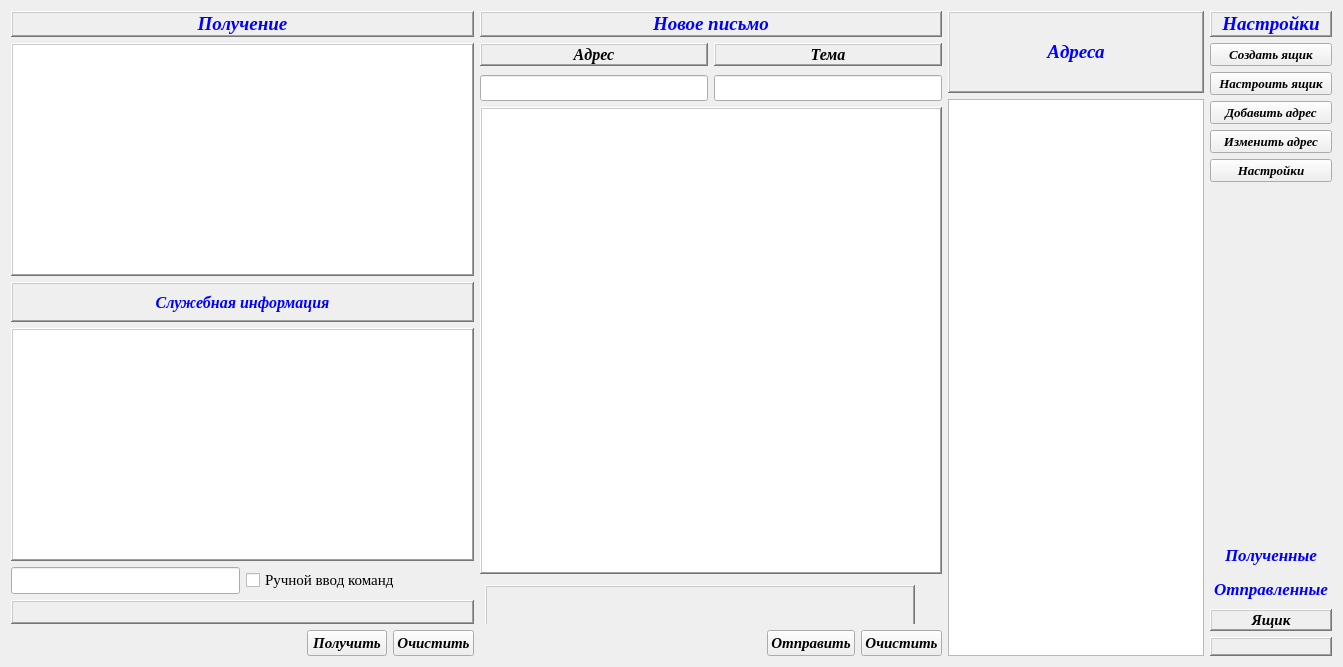
<?xml version="1.0" encoding="UTF-8"?>
<ui version="4.0">
 <class>PostClass</class>
 <widget class="QWidget" name="PostClass">
  <property name="geometry">
   <rect>
    <x>0</x>
    <y>0</y>
    <width>1343</width>
    <height>667</height>
   </rect>
  </property>
  <property name="minimumSize">
   <size>
    <width>0</width>
    <height>0</height>
   </size>
  </property>
  <property name="cursor">
   <cursorShape>ArrowCursor</cursorShape>
  </property>
  <property name="windowTitle">
   <string>Почтовик</string>
  </property>
  <property name="windowIcon">
   <iconset>
    <normaloff>icon2.png</normaloff>icon2.png</iconset>
  </property>
  <layout class="QHBoxLayout" name="horizontalLayout_4">
   <item>
    <layout class="QVBoxLayout" name="verticalLayout_2">
     <item>
      <widget class="QLabel" name="plblRec">
       <property name="sizePolicy">
        <sizepolicy hsizetype="Preferred" vsizetype="Maximum">
         <horstretch>0</horstretch>
         <verstretch>0</verstretch>
        </sizepolicy>
       </property>
       <property name="minimumSize">
        <size>
         <width>0</width>
         <height>0</height>
        </size>
       </property>
       <property name="styleSheet">
        <string notr="true">font: bold oblique 14pt Times; color: blue;</string>
       </property>
       <property name="frameShape">
        <enum>QFrame::WinPanel</enum>
       </property>
       <property name="frameShadow">
        <enum>QFrame::Raised</enum>
       </property>
       <property name="lineWidth">
        <number>6</number>
       </property>
       <property name="text">
        <string>Получение</string>
       </property>
       <property name="alignment">
        <set>Qt::AlignCenter</set>
       </property>
      </widget>
     </item>
     <item>
      <widget class="QTextEdit" name="m_ptxtReceiver">
       <property name="sizePolicy">
        <sizepolicy hsizetype="Preferred" vsizetype="Preferred">
         <horstretch>0</horstretch>
         <verstretch>0</verstretch>
        </sizepolicy>
       </property>
       <property name="minimumSize">
        <size>
         <width>0</width>
         <height>0</height>
        </size>
       </property>
       <property name="styleSheet">
        <string notr="true">font: oblique 12pt Times; color: black;</string>
       </property>
       <property name="frameShape">
        <enum>QFrame::WinPanel</enum>
       </property>
       <property name="frameShadow">
        <enum>QFrame::Raised</enum>
       </property>
       <property name="lineWidth">
        <number>7</number>
       </property>
       <property name="readOnly">
        <bool>true</bool>
       </property>
      </widget>
     </item>
     <item>
      <widget class="QLabel" name="plblSender">
       <property name="sizePolicy">
        <sizepolicy hsizetype="Preferred" vsizetype="Maximum">
         <horstretch>0</horstretch>
         <verstretch>0</verstretch>
        </sizepolicy>
       </property>
       <property name="minimumSize">
        <size>
         <width>0</width>
         <height>40</height>
        </size>
       </property>
       <property name="styleSheet">
        <string notr="true">font: bold oblique 12pt Times; color: blue;</string>
       </property>
       <property name="frameShape">
        <enum>QFrame::WinPanel</enum>
       </property>
       <property name="frameShadow">
        <enum>QFrame::Raised</enum>
       </property>
       <property name="lineWidth">
        <number>6</number>
       </property>
       <property name="text">
        <string>Служебная информация</string>
       </property>
       <property name="alignment">
        <set>Qt::AlignCenter</set>
       </property>
      </widget>
     </item>
     <item>
      <widget class="QTextEdit" name="m_ptxtSender">
       <property name="sizePolicy">
        <sizepolicy hsizetype="Preferred" vsizetype="Preferred">
         <horstretch>0</horstretch>
         <verstretch>0</verstretch>
        </sizepolicy>
       </property>
       <property name="minimumSize">
        <size>
         <width>0</width>
         <height>0</height>
        </size>
       </property>
       <property name="styleSheet">
        <string notr="true">font: 9pt Arial; color: black;</string>
       </property>
       <property name="frameShape">
        <enum>QFrame::WinPanel</enum>
       </property>
       <property name="frameShadow">
        <enum>QFrame::Raised</enum>
       </property>
       <property name="lineWidth">
        <number>6</number>
       </property>
       <property name="readOnly">
        <bool>true</bool>
       </property>
      </widget>
     </item>
     <item>
      <layout class="QHBoxLayout" name="horizontalLayout_3">
       <item>
        <widget class="QLineEdit" name="m_pinput_comServer">
         <property name="sizePolicy">
          <sizepolicy hsizetype="Preferred" vsizetype="Maximum">
           <horstretch>0</horstretch>
           <verstretch>0</verstretch>
          </sizepolicy>
         </property>
         <property name="styleSheet">
          <string notr="true">font: 12pt Times; color: black;</string>
         </property>
        </widget>
       </item>
       <item>
        <widget class="QCheckBox" name="m_pCheckBox">
         <property name="sizePolicy">
          <sizepolicy hsizetype="Preferred" vsizetype="Maximum">
           <horstretch>0</horstretch>
           <verstretch>0</verstretch>
          </sizepolicy>
         </property>
         <property name="styleSheet">
          <string notr="true">font: 11pt Times; color: black;</string>
         </property>
         <property name="text">
          <string>Ручной ввод команд</string>
         </property>
        </widget>
       </item>
      </layout>
     </item>
     <item>
      <widget class="QLabel" name="m_pinfoReceive">
       <property name="sizePolicy">
        <sizepolicy hsizetype="Preferred" vsizetype="Maximum">
         <horstretch>0</horstretch>
         <verstretch>0</verstretch>
        </sizepolicy>
       </property>
       <property name="styleSheet">
        <string notr="true">font: bold oblique 13pt Times; color: red;</string>
       </property>
       <property name="frameShape">
        <enum>QFrame::WinPanel</enum>
       </property>
       <property name="frameShadow">
        <enum>QFrame::Raised</enum>
       </property>
       <property name="lineWidth">
        <number>6</number>
       </property>
       <property name="text">
        <string/>
       </property>
       <property name="alignment">
        <set>Qt::AlignCenter</set>
       </property>
       <property name="margin">
        <number>3</number>
       </property>
      </widget>
     </item>
     <item>
      <layout class="QHBoxLayout" name="horizontalLayout_2">
       <item>
        <spacer name="horizontalSpacer">
         <property name="orientation">
          <enum>Qt::Horizontal</enum>
         </property>
         <property name="sizeHint" stdset="0">
          <size>
           <width>40</width>
           <height>20</height>
          </size>
         </property>
        </spacer>
       </item>
       <item>
        <widget class="QPushButton" name="pcmd_receive">
         <property name="sizePolicy">
          <sizepolicy hsizetype="Preferred" vsizetype="Fixed">
           <horstretch>0</horstretch>
           <verstretch>0</verstretch>
          </sizepolicy>
         </property>
         <property name="cursor">
          <cursorShape>PointingHandCursor</cursorShape>
         </property>
         <property name="styleSheet">
          <string notr="true">font: bold oblique 11pt Times; color: black;</string>
         </property>
         <property name="text">
          <string>Получить</string>
         </property>
        </widget>
       </item>
       <item>
        <widget class="QPushButton" name="pcmd_clearreceive">
         <property name="sizePolicy">
          <sizepolicy hsizetype="Preferred" vsizetype="Fixed">
           <horstretch>0</horstretch>
           <verstretch>0</verstretch>
          </sizepolicy>
         </property>
         <property name="cursor">
          <cursorShape>PointingHandCursor</cursorShape>
         </property>
         <property name="styleSheet">
          <string notr="true">font: bold oblique 11pt Times; color: black;</string>
         </property>
         <property name="text">
          <string>Очистить</string>
         </property>
        </widget>
       </item>
      </layout>
     </item>
    </layout>
   </item>
   <item>
    <layout class="QVBoxLayout" name="verticalLayout_5">
     <item>
      <widget class="QLabel" name="plblMessage">
       <property name="sizePolicy">
        <sizepolicy hsizetype="Preferred" vsizetype="Maximum">
         <horstretch>0</horstretch>
         <verstretch>0</verstretch>
        </sizepolicy>
       </property>
       <property name="minimumSize">
        <size>
         <width>0</width>
         <height>0</height>
        </size>
       </property>
       <property name="styleSheet">
        <string notr="true">font: bold oblique 14pt Times; color: blue;</string>
       </property>
       <property name="frameShape">
        <enum>QFrame::WinPanel</enum>
       </property>
       <property name="frameShadow">
        <enum>QFrame::Raised</enum>
       </property>
       <property name="lineWidth">
        <number>6</number>
       </property>
       <property name="text">
        <string>Новое письмо</string>
       </property>
       <property name="alignment">
        <set>Qt::AlignCenter</set>
       </property>
      </widget>
     </item>
     <item>
      <layout class="QGridLayout" name="gridLayout">
       <property name="verticalSpacing">
        <number>9</number>
       </property>
       <item row="2" column="0">
        <widget class="QLineEdit" name="m_pTo">
         <property name="sizePolicy">
          <sizepolicy hsizetype="Preferred" vsizetype="Preferred">
           <horstretch>0</horstretch>
           <verstretch>0</verstretch>
          </sizepolicy>
         </property>
         <property name="styleSheet">
          <string notr="true">font: bold oblique 11pt Times; color: black;</string>
         </property>
        </widget>
       </item>
       <item row="2" column="1">
        <widget class="QLineEdit" name="m_pSubject">
         <property name="sizePolicy">
          <sizepolicy hsizetype="Preferred" vsizetype="Preferred">
           <horstretch>0</horstretch>
           <verstretch>0</verstretch>
          </sizepolicy>
         </property>
         <property name="styleSheet">
          <string notr="true">font: bold oblique 11pt Times; color: black;</string>
         </property>
        </widget>
       </item>
       <item row="0" column="0">
        <widget class="QLabel" name="to">
         <property name="sizePolicy">
          <sizepolicy hsizetype="Preferred" vsizetype="Preferred">
           <horstretch>0</horstretch>
           <verstretch>0</verstretch>
          </sizepolicy>
         </property>
         <property name="styleSheet">
          <string notr="true">font: bold oblique 12pt Times; color: black;</string>
         </property>
         <property name="frameShape">
          <enum>QFrame::WinPanel</enum>
         </property>
         <property name="frameShadow">
          <enum>QFrame::Raised</enum>
         </property>
         <property name="lineWidth">
          <number>6</number>
         </property>
         <property name="text">
          <string>Адрес</string>
         </property>
         <property name="alignment">
          <set>Qt::AlignCenter</set>
         </property>
        </widget>
       </item>
       <item row="0" column="1">
        <widget class="QLabel" name="subject">
         <property name="sizePolicy">
          <sizepolicy hsizetype="Preferred" vsizetype="Preferred">
           <horstretch>0</horstretch>
           <verstretch>0</verstretch>
          </sizepolicy>
         </property>
         <property name="styleSheet">
          <string notr="true">font: bold oblique 12pt Times; color: black;</string>
         </property>
         <property name="frameShape">
          <enum>QFrame::WinPanel</enum>
         </property>
         <property name="frameShadow">
          <enum>QFrame::Raised</enum>
         </property>
         <property name="lineWidth">
          <number>6</number>
         </property>
         <property name="text">
          <string>Тема</string>
         </property>
         <property name="alignment">
          <set>Qt::AlignCenter</set>
         </property>
        </widget>
       </item>
      </layout>
     </item>
     <item>
      <widget class="QTextEdit" name="m_ptxtMessage">
       <property name="sizePolicy">
        <sizepolicy hsizetype="Preferred" vsizetype="Expanding">
         <horstretch>0</horstretch>
         <verstretch>0</verstretch>
        </sizepolicy>
       </property>
       <property name="minimumSize">
        <size>
         <width>0</width>
         <height>0</height>
        </size>
       </property>
       <property name="styleSheet">
        <string notr="true">font: oblique 14pt Times; color: black;</string>
       </property>
       <property name="frameShape">
        <enum>QFrame::WinPanel</enum>
       </property>
       <property name="frameShadow">
        <enum>QFrame::Raised</enum>
       </property>
       <property name="lineWidth">
        <number>7</number>
       </property>
      </widget>
     </item>
     <item>
      <widget class="QStackedWidget" name="stackedWidget">
       <property name="sizePolicy">
        <sizepolicy hsizetype="Preferred" vsizetype="Maximum">
         <horstretch>0</horstretch>
         <verstretch>0</verstretch>
        </sizepolicy>
       </property>
       <property name="frameShape">
        <enum>QFrame::NoFrame</enum>
       </property>
       <property name="frameShadow">
        <enum>QFrame::Raised</enum>
       </property>
       <property name="lineWidth">
        <number>6</number>
       </property>
       <property name="currentIndex">
        <number>1</number>
       </property>
       <widget class="QWidget" name="ProgressBar">
        <layout class="QVBoxLayout" name="verticalLayout_4">
         <item>
          <widget class="QProgressBar" name="progressBar">
           <property name="value">
            <number>5</number>
           </property>
           <property name="invertedAppearance">
            <bool>false</bool>
           </property>
           <property name="textDirection">
            <enum>QProgressBar::TopToBottom</enum>
           </property>
          </widget>
         </item>
        </layout>
       </widget>
       <widget class="QWidget" name="infoSend">
        <widget class="QLabel" name="m_pinfoSend">
         <property name="geometry">
          <rect>
           <x>5</x>
           <y>5</y>
           <width>430</width>
           <height>41</height>
          </rect>
         </property>
         <property name="sizePolicy">
          <sizepolicy hsizetype="Preferred" vsizetype="Expanding">
           <horstretch>0</horstretch>
           <verstretch>0</verstretch>
          </sizepolicy>
         </property>
         <property name="styleSheet">
          <string notr="true">font: bold oblique 13pt Times; color: red;</string>
         </property>
         <property name="frameShape">
          <enum>QFrame::WinPanel</enum>
         </property>
         <property name="frameShadow">
          <enum>QFrame::Raised</enum>
         </property>
         <property name="lineWidth">
          <number>6</number>
         </property>
         <property name="text">
          <string/>
         </property>
         <property name="alignment">
          <set>Qt::AlignCenter</set>
         </property>
         <property name="margin">
          <number>3</number>
         </property>
        </widget>
       </widget>
      </widget>
     </item>
     <item>
      <layout class="QHBoxLayout" name="horizontalLayout">
       <item>
        <spacer name="horizontalSpacer_2">
         <property name="orientation">
          <enum>Qt::Horizontal</enum>
         </property>
         <property name="sizeHint" stdset="0">
          <size>
           <width>40</width>
           <height>20</height>
          </size>
         </property>
        </spacer>
       </item>
       <item>
        <widget class="QPushButton" name="pcmd_send">
         <property name="sizePolicy">
          <sizepolicy hsizetype="Preferred" vsizetype="Fixed">
           <horstretch>0</horstretch>
           <verstretch>0</verstretch>
          </sizepolicy>
         </property>
         <property name="cursor">
          <cursorShape>PointingHandCursor</cursorShape>
         </property>
         <property name="styleSheet">
          <string notr="true">font: bold oblique 11pt Times; color: black;</string>
         </property>
         <property name="text">
          <string>Отправить</string>
         </property>
        </widget>
       </item>
       <item>
        <widget class="QPushButton" name="pcmd_clearsend">
         <property name="sizePolicy">
          <sizepolicy hsizetype="Preferred" vsizetype="Fixed">
           <horstretch>0</horstretch>
           <verstretch>0</verstretch>
          </sizepolicy>
         </property>
         <property name="cursor">
          <cursorShape>PointingHandCursor</cursorShape>
         </property>
         <property name="styleSheet">
          <string notr="true">font: bold oblique 11pt Times; color: black;</string>
         </property>
         <property name="text">
          <string>Очистить</string>
         </property>
        </widget>
       </item>
      </layout>
     </item>
    </layout>
   </item>
   <item>
    <layout class="QVBoxLayout" name="verticalLayout_3">
     <item>
      <widget class="QLabel" name="plblAddress">
       <property name="sizePolicy">
        <sizepolicy hsizetype="Preferred" vsizetype="Maximum">
         <horstretch>0</horstretch>
         <verstretch>0</verstretch>
        </sizepolicy>
       </property>
       <property name="minimumSize">
        <size>
         <width>0</width>
         <height>82</height>
        </size>
       </property>
       <property name="styleSheet">
        <string notr="true">font: bold oblique 14pt Times; color: blue;</string>
       </property>
       <property name="frameShape">
        <enum>QFrame::WinPanel</enum>
       </property>
       <property name="frameShadow">
        <enum>QFrame::Raised</enum>
       </property>
       <property name="lineWidth">
        <number>6</number>
       </property>
       <property name="text">
        <string>Адреса</string>
       </property>
       <property name="alignment">
        <set>Qt::AlignCenter</set>
       </property>
      </widget>
     </item>
     <item>
      <widget class="QListWidget" name="m_pListAddress">
       <property name="sizePolicy">
        <sizepolicy hsizetype="Preferred" vsizetype="Preferred">
         <horstretch>0</horstretch>
         <verstretch>0</verstretch>
        </sizepolicy>
       </property>
       <property name="cursor" stdset="0">
        <cursorShape>PointingHandCursor</cursorShape>
       </property>
       <property name="styleSheet">
        <string notr="true">font: oblique bold 13pt Times; color: black;</string>
       </property>
       <property name="iconSize">
        <size>
         <width>124</width>
         <height>152</height>
        </size>
       </property>
       <property name="viewMode">
        <enum>QListView::IconMode</enum>
       </property>
      </widget>
     </item>
    </layout>
   </item>
   <item>
    <layout class="QVBoxLayout" name="verticalLayout">
     <item>
      <widget class="QLabel" name="plblSettings">
       <property name="sizePolicy">
        <sizepolicy hsizetype="Preferred" vsizetype="Maximum">
         <horstretch>0</horstretch>
         <verstretch>0</verstretch>
        </sizepolicy>
       </property>
       <property name="minimumSize">
        <size>
         <width>0</width>
         <height>0</height>
        </size>
       </property>
       <property name="font">
        <font>
         <family>Times</family>
         <pointsize>14</pointsize>
         <weight>75</weight>
         <italic>true</italic>
         <bold>true</bold>
        </font>
       </property>
       <property name="styleSheet">
        <string notr="true">font: bold oblique 14pt Times; color: blue;</string>
       </property>
       <property name="frameShape">
        <enum>QFrame::WinPanel</enum>
       </property>
       <property name="frameShadow">
        <enum>QFrame::Raised</enum>
       </property>
       <property name="lineWidth">
        <number>6</number>
       </property>
       <property name="text">
        <string>Настройки</string>
       </property>
       <property name="alignment">
        <set>Qt::AlignCenter</set>
       </property>
      </widget>
     </item>
     <item>
      <widget class="QPushButton" name="pbuttonCreateAccount">
       <property name="sizePolicy">
        <sizepolicy hsizetype="Preferred" vsizetype="Fixed">
         <horstretch>0</horstretch>
         <verstretch>0</verstretch>
        </sizepolicy>
       </property>
       <property name="cursor">
        <cursorShape>PointingHandCursor</cursorShape>
       </property>
       <property name="styleSheet">
        <string notr="true">font: bold oblique 10pt Times; color: black;</string>
       </property>
       <property name="text">
        <string>Создать ящик</string>
       </property>
      </widget>
     </item>
     <item>
      <widget class="QPushButton" name="pbuttonSettingsAccount">
       <property name="sizePolicy">
        <sizepolicy hsizetype="Preferred" vsizetype="Fixed">
         <horstretch>0</horstretch>
         <verstretch>0</verstretch>
        </sizepolicy>
       </property>
       <property name="cursor">
        <cursorShape>PointingHandCursor</cursorShape>
       </property>
       <property name="styleSheet">
        <string notr="true">font: bold oblique 10pt Times; color: black;</string>
       </property>
       <property name="text">
        <string>Настроить ящик</string>
       </property>
      </widget>
     </item>
     <item>
      <widget class="QPushButton" name="pbuttonCreateAddress">
       <property name="sizePolicy">
        <sizepolicy hsizetype="Preferred" vsizetype="Fixed">
         <horstretch>0</horstretch>
         <verstretch>0</verstretch>
        </sizepolicy>
       </property>
       <property name="cursor">
        <cursorShape>PointingHandCursor</cursorShape>
       </property>
       <property name="styleSheet">
        <string notr="true">font: bold oblique 10pt Times; color: black;</string>
       </property>
       <property name="text">
        <string>Добавить адрес</string>
       </property>
      </widget>
     </item>
     <item>
      <widget class="QPushButton" name="pbuttonSettingsAddress">
       <property name="sizePolicy">
        <sizepolicy hsizetype="Preferred" vsizetype="Fixed">
         <horstretch>0</horstretch>
         <verstretch>0</verstretch>
        </sizepolicy>
       </property>
       <property name="cursor">
        <cursorShape>PointingHandCursor</cursorShape>
       </property>
       <property name="styleSheet">
        <string notr="true">font: bold oblique 10pt Times; color: black;</string>
       </property>
       <property name="text">
        <string>Изменить адрес</string>
       </property>
      </widget>
     </item>
     <item>
      <widget class="QPushButton" name="pbuttonSettings">
       <property name="sizePolicy">
        <sizepolicy hsizetype="Preferred" vsizetype="Fixed">
         <horstretch>0</horstretch>
         <verstretch>0</verstretch>
        </sizepolicy>
       </property>
       <property name="cursor">
        <cursorShape>PointingHandCursor</cursorShape>
       </property>
       <property name="styleSheet">
        <string notr="true">font: bold oblique 10pt Times; color: black;</string>
       </property>
       <property name="text">
        <string>Настройки</string>
       </property>
      </widget>
     </item>
     <item>
      <spacer name="verticalSpacer">
       <property name="orientation">
        <enum>Qt::Vertical</enum>
       </property>
       <property name="sizeHint" stdset="0">
        <size>
         <width>20</width>
         <height>40</height>
        </size>
       </property>
      </spacer>
     </item>
     <item>
      <widget class="QPushButton" name="pbuttonReceived">
       <property name="sizePolicy">
        <sizepolicy hsizetype="Preferred" vsizetype="Preferred">
         <horstretch>0</horstretch>
         <verstretch>0</verstretch>
        </sizepolicy>
       </property>
       <property name="cursor">
        <cursorShape>PointingHandCursor</cursorShape>
       </property>
       <property name="styleSheet">
        <string notr="true">font: bold oblique 13pt Times; color: blue;</string>
       </property>
       <property name="text">
        <string>Полученные</string>
       </property>
       <property name="flat">
        <bool>true</bool>
       </property>
      </widget>
     </item>
     <item>
      <widget class="QPushButton" name="pbuttonSend">
       <property name="sizePolicy">
        <sizepolicy hsizetype="Preferred" vsizetype="Preferred">
         <horstretch>0</horstretch>
         <verstretch>0</verstretch>
        </sizepolicy>
       </property>
       <property name="cursor">
        <cursorShape>PointingHandCursor</cursorShape>
       </property>
       <property name="styleSheet">
        <string notr="true">font: bold oblique 13pt Times; color: blue;</string>
       </property>
       <property name="text">
        <string>Отправленные</string>
       </property>
       <property name="flat">
        <bool>true</bool>
       </property>
      </widget>
     </item>
     <item>
      <widget class="QLabel" name="plblAccount_info">
       <property name="sizePolicy">
        <sizepolicy hsizetype="Preferred" vsizetype="Preferred">
         <horstretch>0</horstretch>
         <verstretch>0</verstretch>
        </sizepolicy>
       </property>
       <property name="styleSheet">
        <string notr="true">font: bold oblique 11pt Times; color: black;</string>
       </property>
       <property name="frameShape">
        <enum>QFrame::WinPanel</enum>
       </property>
       <property name="frameShadow">
        <enum>QFrame::Raised</enum>
       </property>
       <property name="lineWidth">
        <number>5</number>
       </property>
       <property name="text">
        <string>Ящик</string>
       </property>
       <property name="alignment">
        <set>Qt::AlignCenter</set>
       </property>
      </widget>
     </item>
     <item>
      <widget class="QLabel" name="m_pAccountInfo">
       <property name="sizePolicy">
        <sizepolicy hsizetype="Preferred" vsizetype="Preferred">
         <horstretch>0</horstretch>
         <verstretch>0</verstretch>
        </sizepolicy>
       </property>
       <property name="styleSheet">
        <string notr="true">font: bold oblique 10pt Times; color: black;</string>
       </property>
       <property name="frameShape">
        <enum>QFrame::WinPanel</enum>
       </property>
       <property name="frameShadow">
        <enum>QFrame::Raised</enum>
       </property>
       <property name="lineWidth">
        <number>5</number>
       </property>
       <property name="text">
        <string/>
       </property>
       <property name="alignment">
        <set>Qt::AlignCenter</set>
       </property>
       <property name="margin">
        <number>3</number>
       </property>
      </widget>
     </item>
    </layout>
   </item>
  </layout>
 </widget>
 <layoutdefault spacing="6" margin="11"/>
 <resources>
  <include location="post.qrc"/>
 </resources>
 <connections>
  <connection>
   <sender>pbuttonCreateAccount</sender>
   <signal>clicked()</signal>
   <receiver>PostClass</receiver>
   <slot>slotCreateAccount()</slot>
   <hints>
    <hint type="sourcelabel">
     <x>1250</x>
     <y>95</y>
    </hint>
    <hint type="destinationlabel">
     <x>1124</x>
     <y>187</y>
    </hint>
   </hints>
  </connection>
  <connection>
   <sender>pbuttonSettingsAccount</sender>
   <signal>clicked()</signal>
   <receiver>PostClass</receiver>
   <slot>slotCreateAccount()</slot>
   <hints>
    <hint type="sourcelabel">
     <x>1250</x>
     <y>141</y>
    </hint>
    <hint type="destinationlabel">
     <x>1124</x>
     <y>235</y>
    </hint>
   </hints>
  </connection>
  <connection>
   <sender>pbuttonCreateAddress</sender>
   <signal>clicked()</signal>
   <receiver>PostClass</receiver>
   <slot>slotCreateAddress()</slot>
   <hints>
    <hint type="sourcelabel">
     <x>1250</x>
     <y>187</y>
    </hint>
    <hint type="destinationlabel">
     <x>1124</x>
     <y>266</y>
    </hint>
   </hints>
  </connection>
  <connection>
   <sender>pbuttonSettingsAddress</sender>
   <signal>clicked()</signal>
   <receiver>PostClass</receiver>
   <slot>slotSettingsAddress()</slot>
   <hints>
    <hint type="sourcelabel">
     <x>1250</x>
     <y>233</y>
    </hint>
    <hint type="destinationlabel">
     <x>1124</x>
     <y>328</y>
    </hint>
   </hints>
  </connection>
  <connection>
   <sender>pbuttonSettings</sender>
   <signal>clicked()</signal>
   <receiver>PostClass</receiver>
   <slot>slotSettings()</slot>
   <hints>
    <hint type="sourcelabel">
     <x>1250</x>
     <y>279</y>
    </hint>
    <hint type="destinationlabel">
     <x>1124</x>
     <y>380</y>
    </hint>
   </hints>
  </connection>
  <connection>
   <sender>pbuttonReceived</sender>
   <signal>clicked()</signal>
   <receiver>PostClass</receiver>
   <slot>slotOutMessage()</slot>
   <hints>
    <hint type="sourcelabel">
     <x>1250</x>
     <y>548</y>
    </hint>
    <hint type="destinationlabel">
     <x>1124</x>
     <y>615</y>
    </hint>
   </hints>
  </connection>
  <connection>
   <sender>pbuttonSend</sender>
   <signal>clicked()</signal>
   <receiver>PostClass</receiver>
   <slot>slotOutMessage()</slot>
   <hints>
    <hint type="sourcelabel">
     <x>1250</x>
     <y>601</y>
    </hint>
    <hint type="destinationlabel">
     <x>1124</x>
     <y>615</y>
    </hint>
   </hints>
  </connection>
  <connection>
   <sender>pcmd_receive</sender>
   <signal>clicked()</signal>
   <receiver>PostClass</receiver>
   <slot>slotReceiveMessage()</slot>
   <hints>
    <hint type="sourcelabel">
     <x>93</x>
     <y>675</y>
    </hint>
    <hint type="destinationlabel">
     <x>77</x>
     <y>615</y>
    </hint>
   </hints>
  </connection>
  <connection>
   <sender>pcmd_clearreceive</sender>
   <signal>clicked()</signal>
   <receiver>PostClass</receiver>
   <slot>slotClear()</slot>
   <hints>
    <hint type="sourcelabel">
     <x>254</x>
     <y>675</y>
    </hint>
    <hint type="destinationlabel">
     <x>457</x>
     <y>615</y>
    </hint>
   </hints>
  </connection>
  <connection>
   <sender>m_pinput_comServer</sender>
   <signal>returnPressed()</signal>
   <receiver>PostClass</receiver>
   <slot>slotSendToServer()</slot>
   <hints>
    <hint type="sourcelabel">
     <x>130</x>
     <y>546</y>
    </hint>
    <hint type="destinationlabel">
     <x>250</x>
     <y>615</y>
    </hint>
   </hints>
  </connection>
  <connection>
   <sender>pcmd_clearsend</sender>
   <signal>clicked()</signal>
   <receiver>PostClass</receiver>
   <slot>slotClear()</slot>
   <hints>
    <hint type="sourcelabel">
     <x>628</x>
     <y>692</y>
    </hint>
    <hint type="destinationlabel">
     <x>836</x>
     <y>615</y>
    </hint>
   </hints>
  </connection>
  <connection>
   <sender>pcmd_send</sender>
   <signal>clicked()</signal>
   <receiver>PostClass</receiver>
   <slot>slotSendMessage()</slot>
   <hints>
    <hint type="sourcelabel">
     <x>500</x>
     <y>692</y>
    </hint>
    <hint type="destinationlabel">
     <x>642</x>
     <y>615</y>
    </hint>
   </hints>
  </connection>
  <connection>
   <sender>m_pTo</sender>
   <signal>textChanged(QString)</signal>
   <receiver>PostClass</receiver>
   <slot>slottextChanged(QString)</slot>
   <hints>
    <hint type="sourcelabel">
     <x>569</x>
     <y>140</y>
    </hint>
    <hint type="destinationlabel">
     <x>738</x>
     <y>112</y>
    </hint>
   </hints>
  </connection>
  <connection>
   <sender>m_pSubject</sender>
   <signal>textChanged(QString)</signal>
   <receiver>PostClass</receiver>
   <slot>slottextChanged(QString)</slot>
   <hints>
    <hint type="sourcelabel">
     <x>776</x>
     <y>140</y>
    </hint>
    <hint type="destinationlabel">
     <x>1124</x>
     <y>111</y>
    </hint>
   </hints>
  </connection>
  <connection>
   <sender>m_pListAddress</sender>
   <signal>currentItemChanged(QListWidgetItem*,QListWidgetItem*)</signal>
   <receiver>PostClass</receiver>
   <slot>slotChoiceAddress(QListWidgetItem*)</slot>
   <hints>
    <hint type="sourcelabel">
     <x>957</x>
     <y>712</y>
    </hint>
    <hint type="destinationlabel">
     <x>933</x>
     <y>710</y>
    </hint>
   </hints>
  </connection>
 </connections>
 <slots>
  <slot>slotCreateAccount()</slot>
  <slot>slotChoiceAddress(QListWidgetItem*)</slot>
  <slot>slotReadyReadSMTP()</slot>
  <slot>slotReadyReadPOP()</slot>
  <slot>slotErrorSMTP(QAbstractSocket::SocketError)</slot>
  <slot>slotErrorPOP(QAbstractSocket::SocketError)</slot>
  <slot>slotSendToServer()</slot>
  <slot>slotConnectedSMTP()</slot>
  <slot>slotConnectedPOP()</slot>
  <slot>slotSendMessage()</slot>
  <slot>slotReceiveMessage()</slot>
  <slot>slotChoiceMessage(QListWidgetItem*)</slot>
  <slot>slotCreateAddress()</slot>
  <slot>slotSettingsAddress()</slot>
  <slot>slotSettings()</slot>
  <slot>slotHelp()</slot>
  <slot>slotOutMessage()</slot>
  <slot>slotClear()</slot>
  <slot>slotReadySSL(QListWidgetItem*)</slot>
  <slot>slottextChanged(QString)</slot>
 </slots>
</ui>
